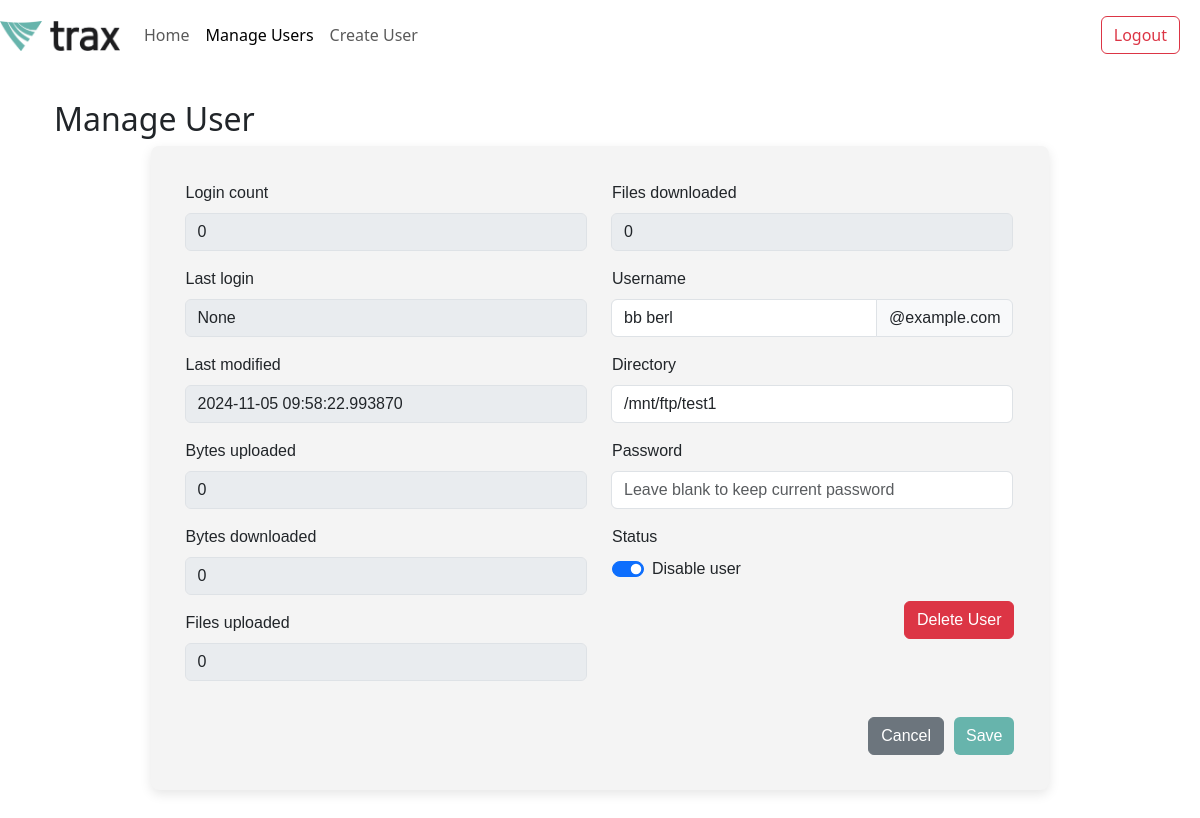
/manage_user/1 (signed in), run on the app's committed database.
### app.py (models this page shows, shortened)
class User(db.Model):
    id = db.Column(db.Integer, primary_key=True)
    username = db.Column(db.String(80), nullable=False, unique=True)
    password = db.Column(db.String(120), nullable=False)
    directory = db.Column(db.String(120), nullable=False)
    status = db.Column(db.String(10), nullable=False)
    login_count = db.Column(db.Integer, default=0)
    last_login = db.Column(db.DateTime, nullable=True)
    last_modified = db.Column(db.DateTime, default=datetime.utcnow, onupdate=datetime.utcnow)
    bytes_uploaded = db.Column(db.BigInteger, default=0)
    bytes_downloaded = db.Column(db.BigInteger, default=0)
    files_uploaded = db.Column(db.Integer, default=0)
    files_downloaded = db.Column(db.Integer, default=0)

### app.py (the view)
@app.route('/manage_user/<int:user_id>', methods=['GET'])
def manage_user(user_id):
    if not session.get("username"):
        return redirect("/login")
    user = User.query.get_or_404(user_id)
    return render_template('manage_user.html', user=user)

### templates/manage_user.html (shortened to what this page needs)
<!DOCTYPE html>
<html lang="en">
<head>
</head>
<body>
    {% extends "index.html" %}
    {% block content %}
    <div class="container">
        <h2>Manage User</h2>
        {% include 'manage_user_component.html' %}
    </div>
    {% endblock %}

### templates/manage_user_component.html (shortened to what this page needs)
<!DOCTYPE html>
<html lang="en">
<head>
</head>
<body data-show-modal="{{ show_modal if show_modal else '' }}">
        <div class="main-container">
            <div class="manage-user-container">
                <form action="{{ url_for('update_user') }}" method="POST">
                    <div class="row">
                        <div class="col-md-6">
                            <div class="input-group mb-3">
                                <label for="login_count" class="form-label">Login count</label>
                                <div class="input-group">
                                    <input type="text" class="form-control" id="login_count" name="login count" value="{{ user.login_count }}" disabled>
                                </div>
                            </div>
                            <div class="input-group mb-3">
                                <label for="last_login" class="form-label">Last login</label>
                                <div class="input-group">
                                    <input type="text" class="form-control" id="last_login" name="last login" value="{{ user.last_login }}" disabled>
                                </div>
                            </div>
                            <div class="input-group mb-3">
                                <label for="last_modified" class="form-label">Last modified</label>
                                <div class="input-group">
                                    <input type="text" class="form-control" id="last_modified" name="last modified" value="{{ user.last_modified }}" disabled>
                                </div>
                            </div>
                            <div class="input-group mb-3">
                                <label for="bytes_uploaded" class="form-label">Bytes uploaded</label>
                                <div class="input-group">
                                    <input type="text" class="form-control" id="bytes_uploaded" name="bytes uploaded" value="{{ user.bytes_uploaded }}" disabled>
                                </div>
                            </div>
                            <div class="input-group mb-3">
                                <label for="bytes_downloaded" class="form-label">Bytes downloaded</label>
                                <div class="input-group">
                                    <input type="text" class="form-control" id="bytes_downloaded" name="bytes downloaded" value="{{ user.bytes_downloaded }}" disabled>
                                </div>
                            </div>
                            <div class="input-group mb-3">
                                <label for="files_uploaded" class="form-label">Files uploaded</label>
                                <div class="input-group">
                                    <input type="text" class="form-control" id="files_uploaded" name="files uploaded" value="{{ user.files_uploaded }}" disabled>
                                </div>
                            </div>
                        </div>
                        <div class="col-md-6">
                            <div class="input-group mb-3">
                                <label for="files_downloaded" class="form-label">Files downloaded</label>
                                <div class="input-group">
                                    <input type="text" class="form-control" id="files_downloaded" name="files downloaded" value="{{ user.files_downloaded }}" disabled>
                                </div>
                            </div>
                            <div class="input-group mb-3">
                                <label for="username" class="form-label">Username</label>
                                <div class="input-group">
                                    <input type="text" class="form-control" id="username" name="username" value="{{ user.username }}" required>
                                    <span class="input-group-text" id="basic-addon2">@example.com</span>
                                </div>
                            </div>
                            <div class="input-group mb-3">
                                <label for="directory" class="form-label">Directory</label>
                                <div class="input-group">
                                    <input type="text" class="form-control" id="directory" name="directory" value="{{ user.directory }}" required>
                                </div>
                            </div>
                            <div class="input-group mb-3">
                                <label for="password" class="form-label">Password</label>
                                <div class="input-group">
                                    <input type="password" class="form-control" id="password" name="password" placeholder="Leave blank to keep current password">
                                </div>
                            </div>
                            <div class="mb-3">
                                <label class="form-label">Status</label>
                                <div class="form-check form-switch">
                                    <input class="form-check-input" type="checkbox" role="switch" id="status-switch" name="status_switch" value="Disabled"
                                        aria-checked="{% if user.status == 'Disabled' %}true{% else %}false{% endif %}"
                                        {% if user.status == 'Disabled' %}checked{% endif %}>
                                    <label class="form-check-label" for="status-switch">Disable user</label>
                                </div>
                            </div>
                            <div class="button-group">
                                <button type="button" class="btn btn-danger" id="deleteUserBtn">Delete User</button>
                            </div>
                        </div>
                    </div>
                    <div class="button-group">
                        <button type="button" class="btn btn-secondary" onclick='window.location.href="/home"'>Cancel</button>
                        <button type="submit" class="btn btn-primary">Save</button>
                    </div>
                </form>
            </div>
        </div>
</body>
</html>

### static/home.css (style rules this page uses)
.btn-primary { background-color: #67b4ac; border: none; }

### static/manage-user.css (style rules this page uses)
.main-container { display: flex; justify-content: center; height: auto; font-family: Arial, sans-serif; }
.manage-user-container { display: flex; grid-template-columns: 1fr 1fr; grid-template-rows: repeat(6, auto); gap: 20px; background-color: #f4f4f4; padding: 35px; border-radius: 8px; box-shadow: 0px 4px 12px rgba(0, 0, 0, 0.1); width: auto; }
.button-group { display: flex; justify-content: flex-end; gap: 10px; margin-top: 20px; }

### templates/modals.html (style rules this page uses)
button { background-color: #67b4ac; color: white; }

### data on the page
User: login_count "0", last_login "None", last_modified "2024-11-05 09:58:22.993870", bytes_uploaded "0", bytes_downloaded "0", files_uploaded "0", files_downloaded "0", username "bb berl", directory "/mnt/ftp/test1", status "☑"
